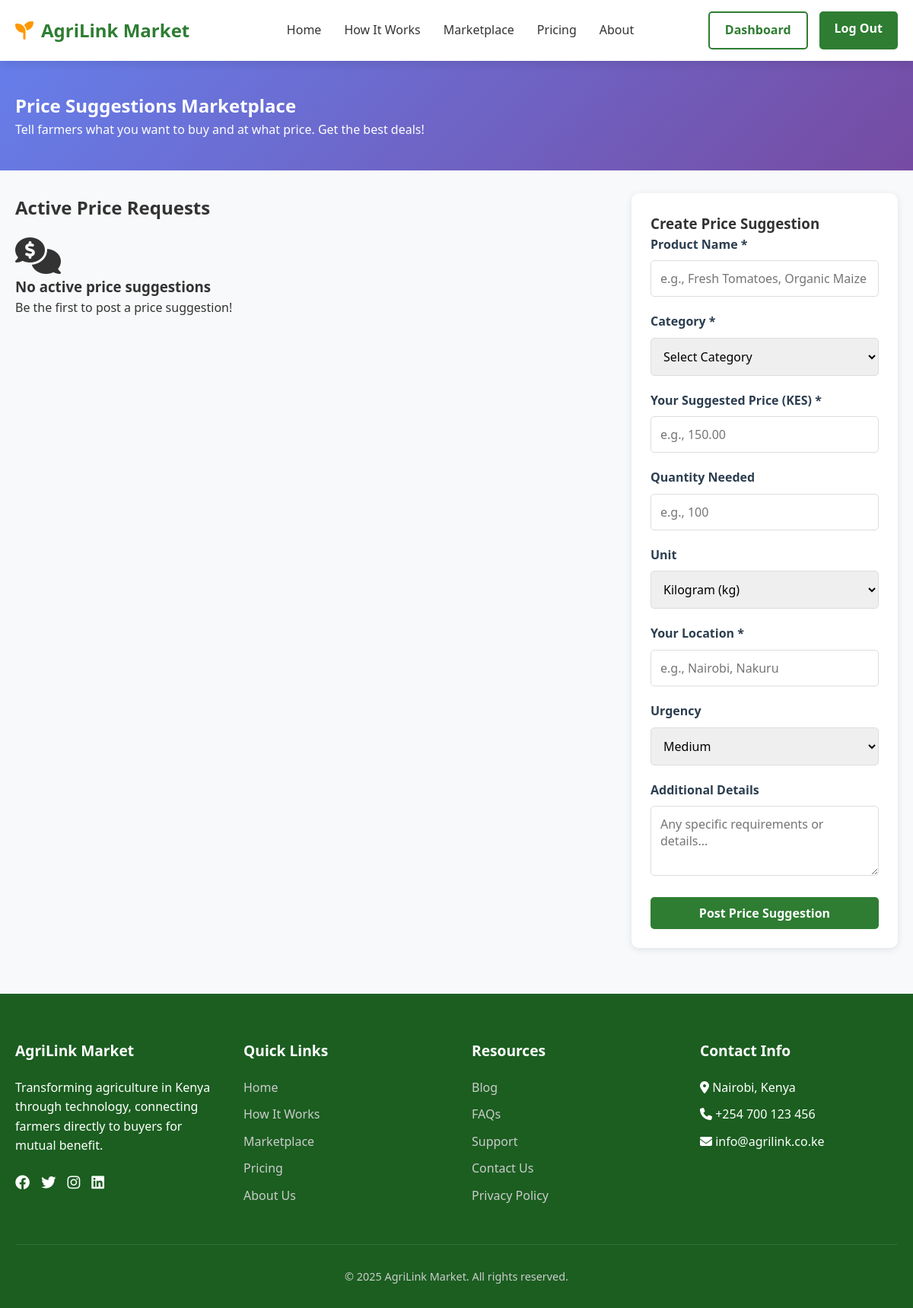
Before: /price-suggestions/ (signed in) with the older database file.
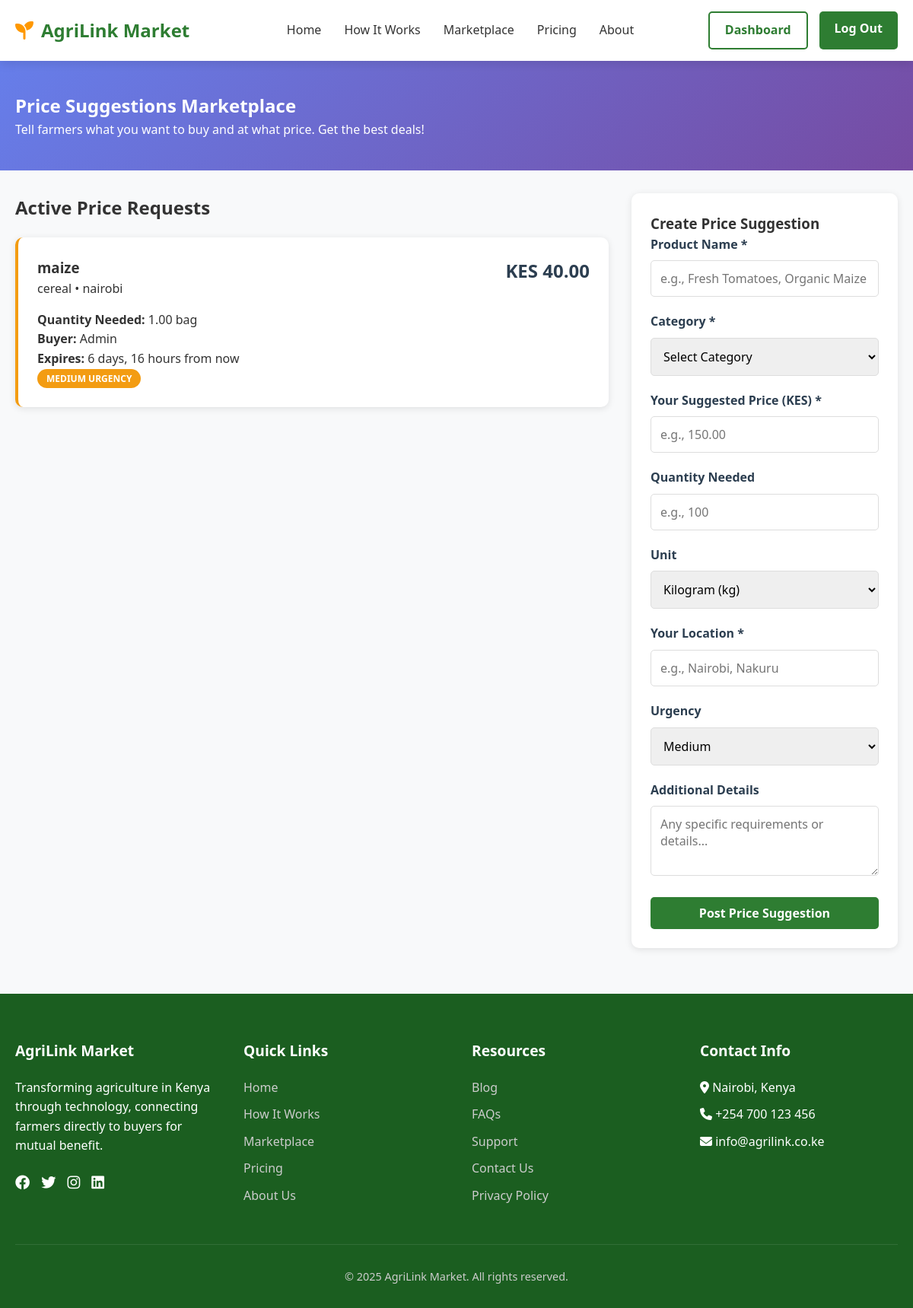
After: the same page with the newer database file.
### base/models.py (models this page shows, shortened)
class PriceSuggestionRequest(models.Model):
    buyer = models.ForeignKey(User, on_delete=models.CASCADE, related_name='price_suggestions')
    category = models.ForeignKey(ProductCategory, on_delete=models.CASCADE)
    product_name = models.CharField(max_length=200)
    description = models.TextField(blank=True)
    suggested_price = models.DecimalField(max_digits=10, decimal_places=2)
    quantity_needed = models.DecimalField(max_digits=10, decimal_places=2, null=True, blank=True)
    unit = models.CharField(max_length=20, default='kg')
    location = models.CharField(max_length=100)
    urgency = models.CharField(max_length=20, choices=[
        ('low', 'Low'),
        ('medium', 'Medium'),
        ('high', 'High')
    ], default='medium')
    status = models.CharField(max_length=20, choices=[
        ('active', 'Active'),
        ('fulfilled', 'Fulfilled'),
        ('expired', 'Expired')
    ], default='active')
    created_at = models.DateTimeField(auto_now_add=True)
    expires_at = models.DateTimeField()

class ProductCategory(models.Model):
    name = models.CharField(max_length=100)
    description = models.TextField(blank=True)
    icon = models.CharField(max_length=50, default='fas fa-seedling')

### base/views.py (the view, shortened to what this page needs)
# urls.py: path('price-suggestions/', views.price_suggestions_marketplace, name='price_suggestions_marketplace'),
@login_required
def price_suggestions_marketplace(request):
    active_suggestions = PriceSuggestionRequest.objects.filter(
        status='active',
        expires_at__gt=timezone.now()
    ).order_by('-created_at')
    user_suggestions = PriceSuggestionRequest.objects.filter(
        buyer=request.user
    ).order_by('-created_at')
    categories = ProductCategory.objects.all()
    context = {
        'active_suggestions': active_suggestions,
        'user_suggestions': user_suggestions,
        'categories': categories,
    }
    return render(request, 'price_suggestions_marketplace.html', context)

### base/templates/price_suggestions_marketplace.html (shortened to what the changed rows need)
{% extends 'base.html' %}
{% load static %}
{% block content %}
<section class="price-suggestions-header">
    <div class="container">
        <h1>Price Suggestions Marketplace</h1>
    </div>
</section>
<div class="container">
    <div class="suggestions-container">
        <div class="suggestions-list">
            <h2>Active Price Requests</h2>
            {% if active_suggestions %}
                {% for suggestion in active_suggestions %}
                <div class="suggestion-card {{ suggestion.urgency }}-urgency">
                    <div class="suggestion-header">
                        <div>
                            <h3>{{ suggestion.product_name }}</h3>
                            <p class="text-muted">{{ suggestion.category.name }} • {{ suggestion.location }}</p>
                        </div>
                        <div class="suggestion-price">
                            KES {{ suggestion.suggested_price }}
                        </div>
                    </div>
                    <div class="suggestion-details">
                        <p><strong>Quantity Needed:</strong> {{ suggestion.quantity_needed }} {{ suggestion.unit }}</p>
                        <p><strong>Buyer:</strong> {{ suggestion.buyer.get_full_name|default:suggestion.buyer.username }}</p>
                        <p><strong>Expires:</strong> {{ suggestion.expires_at|timeuntil }} from now</p>
                    </div>
                    <div class="suggestion-footer">
                        <span class="urgency-badge urgency-{{ suggestion.urgency }}">
                            {{ suggestion.urgency }} urgency
                        </span>
                    </div>
                </div>
                {% endfor %}
            {% else %}
                <div class="empty-state">
                    <i class="fas fa-comments-dollar fa-3x"></i>
                    <h3>No active price suggestions</h3>
                    <p>Be the first to post a price suggestion!</p>
                </div>
            {% endif %}
        </div>
    </div>
</div>
{% endblock %}

Changed rows visible on the page:
added PriceSuggestionRequest: product_name "maize", category.name "cereal", location "nairobi", suggested_price "40.00", quantity_needed "1.00", unit "bag", buyer.get_full_name "Admin", expires_at "6 days, 16 hours", urgency "MEDIUM"
Other visible differences:
text no longer shown: "No active price suggestions Be the first to post a price suggestion!"
